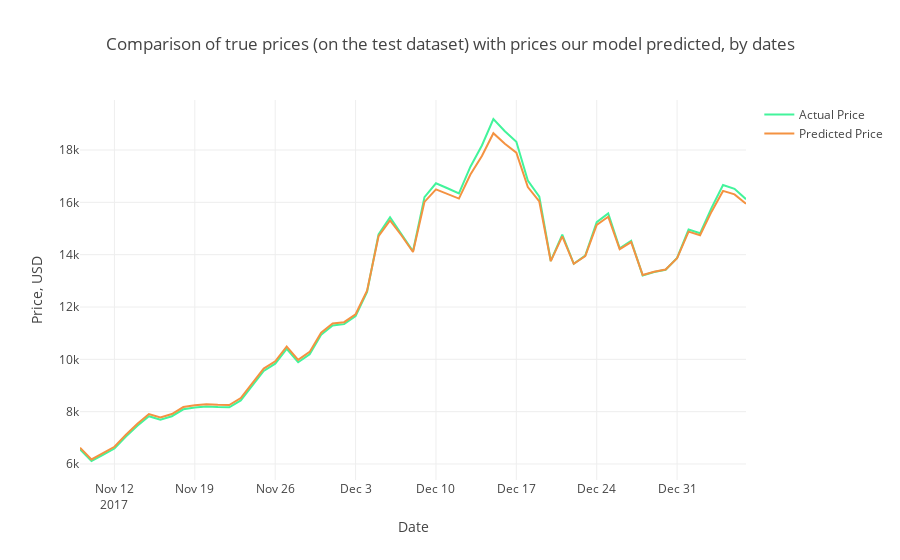

The cell this chart's notebook holds for it:
### Markdown cell above
Below we extract the convenient format of dates and plot the same chart as above, but with these dates on the X-axis.

### Code cell
Test_Dates = Daily_Price[len(Daily_Price)-days_from_train:].index

trace1 = go.Scatter(x=Test_Dates, y=Y_test2_inverse, name= 'Actual Price', 
                   line = dict(color = ('rgb(66, 244, 155)'),width = 2))
trace2 = go.Scatter(x=Test_Dates, y=prediction2_inverse, name= 'Predicted Price',
                   line = dict(color = ('rgb(244, 146, 65)'),width = 2))
data = [trace1, trace2]
layout = dict(title = 'Comparison of true prices (on the test dataset) with prices our model predicted, by dates',
             xaxis = dict(title = 'Date'), yaxis = dict(title = 'Price, USD'))
fig = dict(data=data, layout=layout)
py.iplot(fig, filename='results_demonstrating1')
